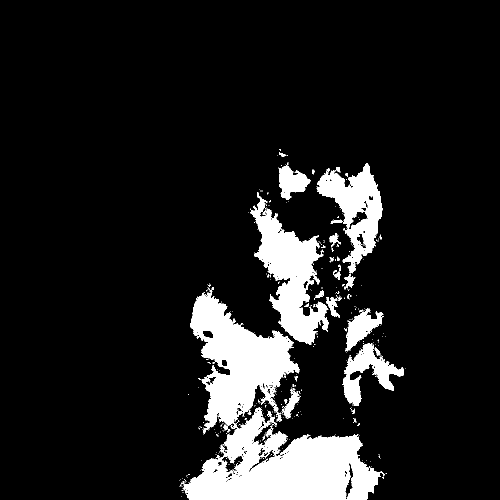
#> input picture imgs/mask/img_t003.png, 1000 x 1000 px (shown at 1/2 size)
$ python project_02.py   (older library calls are emulated)
#> lines starting #> are read from the running program, lines starting #| are printed output that depends on the picture
### util/utilities.py
import os
import numpy as np
from matplotlib import image


def load_images_to_dict(path='./images/original/', suffix='.png') -> dict:
    '''
    Loads all png files found in path
    :param path: path to folder containing images
    :return: list of numpy arrays containing loaded png files
    '''
#> called with path = './imgs/mask/', suffix = '.png'

    assert os.path.exists(path)
    png_names = [f for f in os.listdir(path) if f.endswith(suffix)]
    imgs = {}

    if len(png_names) == 0:
        print(f"No PNG files found in {path}\n returning empty dict.")

    try:
        # try to load all images in png_names
        imgs = {f: image.imread(os.path.join(path, f)) for f in png_names}
    except FileNotFoundError as fnf:
        print(fnf)

    return imgs


def move_color_axis(img, source, target):

    return np.moveaxis(img, source, target)

###################
# FROM https://stackoverflow.com/questions/6284396/permutations-with-unique-values#6285203 without comments
class unique_element:
    def __init__(self, value, occurrences):
        self.value = value
        self.occurrences = occurrences


# [48 lines left out: functions perm_unique, perm_unique_helper, accel_asc, not called in this run]


def multinom_coefficient(n, k):
    return np.math.factorial(n) / np.prod([np.math.factorial(_k) for _k in k])


# [84 lines left out: functions transform_data, _multiproc_transform, _transform, not called in this run]

# [8 lines that do not run on import are left out]

### project_02.py
import numpy as np
import time
import matplotlib.pyplot as plt
from util.utilities import load_images_to_dict, move_color_axis
from algorithms import *
import copy
import random

# [310 lines left out: functions getNonBlackPixels, getNeighborhoodSet, getNewClusterFromX, LDA, generatePatches, to_dict and 8 more, not called in this run]


# ## we can build up the classifiers according to clusters we have assigned


if __name__ == "__main__":

    # keys are file names and values are the images
    masks: dict = load_images_to_dict('./imgs/mask/')
#> masks = 1 item
    imgs: dict = load_images_to_dict('./imgs/original')
#> call 2 of load_images_to_dict, with path = './imgs/original', suffix = '.png'
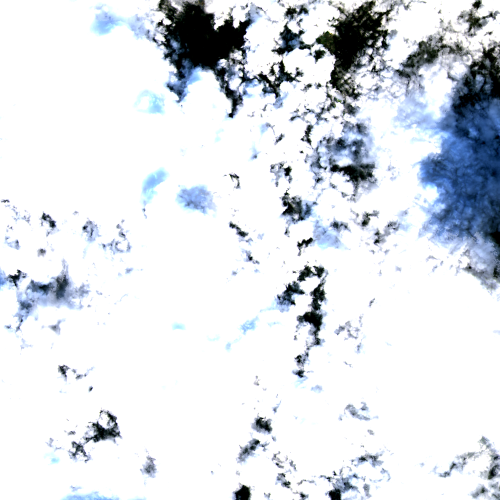
#> input picture imgs/original/img_t000.png, 1000 x 1000 px (shown at 1/2 size)
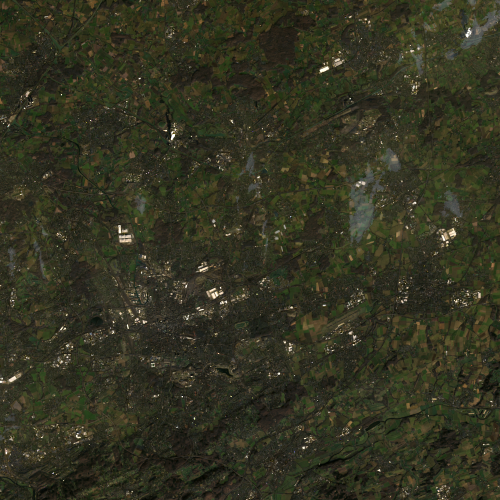
#> input picture imgs/original/img_t002.png, 1000 x 1000 px (shown at 1/2 size)
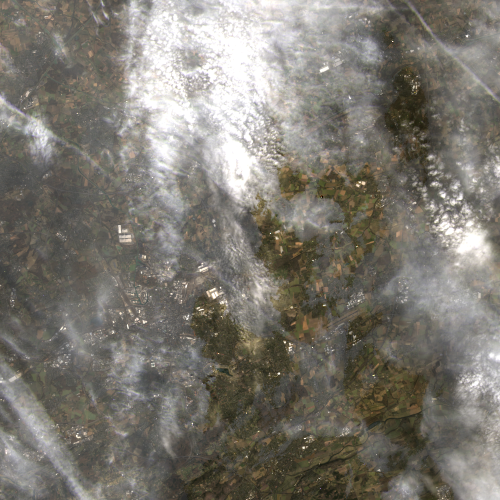
#> input picture imgs/original/img_t003.png, 1000 x 1000 px (shown at 1/2 size)
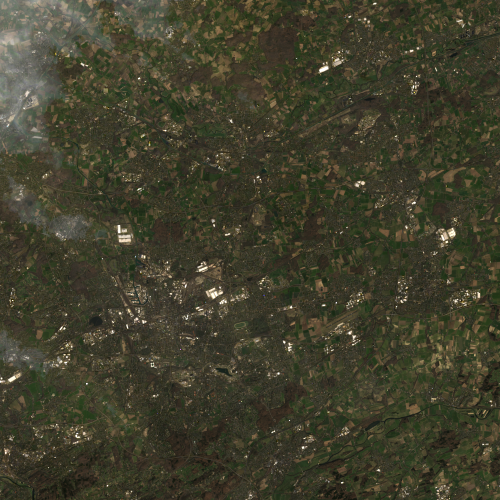
#> input picture imgs/original/img_t005.png, 1000 x 1000 px (shown at 1/2 size)
#> imgs = 4 items

    # masks and images have the same filename
    img_names = list(imgs.keys())
#> img_names = ['img_t000.png', 'img_t002.png', 'img_t003.png', 'img_t005.png']
    mask_names = list(masks.keys())
#> mask_names = ['img_t003.png']
    print(img_names)
#| ['img_t000.png', 'img_t002.png', 'img_t003.png', 'img_t005.png']
    print(mask_names)
#| ['img_t003.png']
    print(f"image shape: {imgs[img_names[0]].shape}")
#| image shape: (1000, 1000, 3)

    # apply masks to images
    masked = {}
    for k in imgs.keys():
        # move color dim to front: H*W*color -> color*H*W
        img = move_color_axis(imgs[k], -1, 0)
#> (the run stopped early here; a loop or call above may not have finished)
